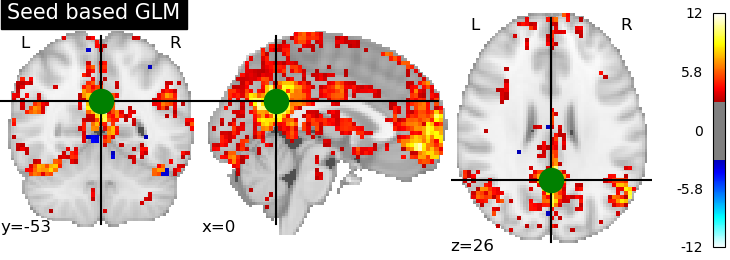
#> input picture examples/02_first_level_models/dmn_z_map.png, 730 x 260 px; its folder holds only this picture in this run
$ python -i edge_detect.py   (imports and definitions only)
#> lines starting #> are read from the running program, lines starting #| are printed output that depends on the picture
### nilearn/_utils/extmath.py
"""Extended math utilities."""

import numpy as np

from nilearn._utils import logger


def fast_abs_percentile(data: np.ndarray, percentile=80) -> np.ndarray:
    """Implement a fast version of the percentile of the absolute value.

    Parameters
    ----------
    data : ndarray, possibly masked array
        The input data.

    percentile : number between 0 and 100
        The percentile that we are asking for.

    Returns
    -------
    value : number
        The score at percentile.

    Notes
    -----
    This is a faster, and less accurate version of
    scipy.stats.scoreatpercentile(np.abs(data), percentile)
    """
    if hasattr(data, "mask"):
        # Catter for masked arrays
        data = np.asarray(data[np.logical_not(data.mask)])
    data = np.abs(data)
    data = data.ravel()
    index = int(data.size * 0.01 * percentile)
    # Partial sort: faster than sort
    data = np.partition(data, index)
    return data[index]


# [33 lines left out: function is_spd, not called in this run]

### nilearn/plotting/displays/edge_detect.py
"""Edge detection routines: this file provides a Canny filter."""

import numpy as np
from scipy import signal
from scipy.ndimage import (
    binary_dilation,
    distance_transform_cdt,
    maximum_filter,
    sobel,
)

from nilearn._utils.extmath import fast_abs_percentile

###############################################################################
# Edge detection


def _orientation_kernel(t):
    """Structure elements for calculating the value of neighbors in several \
    directions.
    """
    sin = np.sin
    pi = np.pi
    t = pi * t
    arr = np.array(
        [
            [sin(t), sin(t + 0.5 * pi), sin(t + pi)],
            [sin(t + 1.5 * pi), 0, sin(t + 1.5 * pi)],
            [sin(t + pi), sin(t + 0.5 * pi), sin(t)],
        ]
    )
    return np.round(0.5 * (1 + arr) ** 2).astype(bool)


def _edge_detect(image, high_threshold=0.75, low_threshold=0.4):
    """Edge detection for 2D images based on Canny filtering.

    Parameters
    ----------
    image : 2D array
        The image on which edge detection is applied.

    high_threshold : :obj:`float`, default=0.75
        The quantile defining the upper threshold of the hysteries.
        thresholding decrease this to keep more edges.

    low_threshold : :obj:`float`, default=0.4
        The quantile defining the lower threshold of the hysteries
        thresholding decrease this to extract wider edges.

    Returns
    -------
    grad_mag : 2D array of floats
        The magnitude of the gradient.

    edge_mask : 2D array of booleans
        A mask of where have edges been detected.

    Notes
    -----
    This function is based on a Canny filter, however it has been
    tailored to visualization purposes on brain images: don't use it
    in the general case.

    It computes the norm of the gradient, extracts the ridge by
    keeping only local maximum in each direction, and performs
    hysteresis filtering to keep only edges with high gradient
    magnitude.
    """
#> called with high_threshold = 0.75, low_threshold = 0.4
    # This code is loosely based on code by Stefan van der Waalt
    # Convert to floats to avoid overflows
    np_err = np.seterr(all="ignore")
    # Replace NaNs by 0s to avoid meaningless outputs
    image = np.nan_to_num(image)
    img = signal.wiener(image.astype(np.float64))
    np.seterr(**np_err)
    # Where the noise variance is 0, Wiener can create nans
    img[np.isnan(img)] = image[np.isnan(img)]
    img /= img.max()
    grad_x = sobel(img, mode="constant", axis=0)
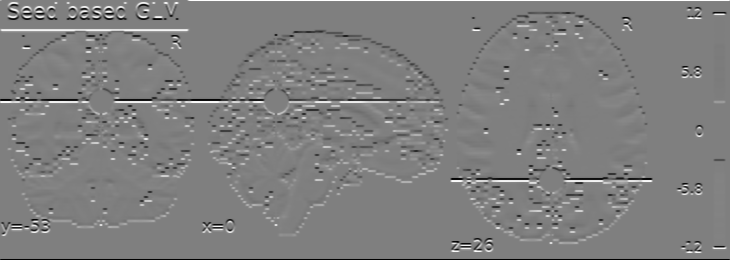
#> grad_x: shape (260, 730) float64; min -4, max 4, mean 0.00387; drawn with min black and max white
    grad_y = sobel(img, mode="constant", axis=1)
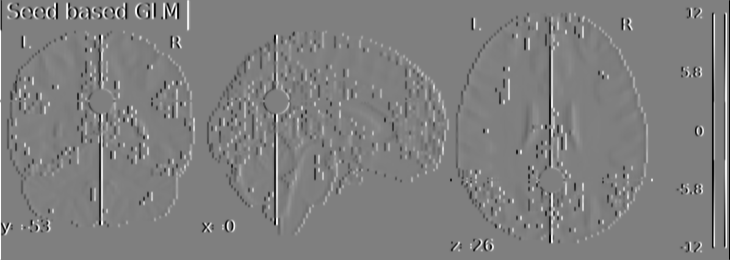
#> grad_y: shape (260, 730) float64; min -4, max 4, mean 0.000184; drawn with min black and max white
    grad_mag = np.hypot(grad_x, grad_y)
    grad_angle = np.arctan2(grad_y, grad_x)
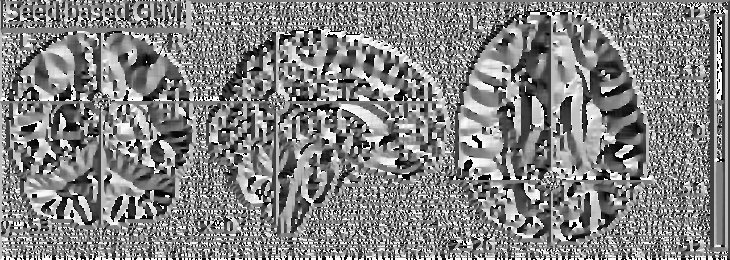
#> grad_angle: shape (260, 730) float64; min -3.14, max 3.14, mean 0.0979; drawn with min black and max white
    # Scale the angles in the range [0, 2]
    grad_angle = (grad_angle + np.pi) / np.pi
    # Non-maximal suppression: an edge pixel is only good if its magnitude is
    # greater than its neighbors normal to the edge direction.
    thinner = np.zeros(grad_mag.shape, dtype=bool)
    for angle in np.arange(0, 2, 0.25):
        thinner = thinner | (
            (
                grad_mag
                > 0.85
                * maximum_filter(
                    grad_mag, footprint=_orientation_kernel(angle)
                )
            )
            & (((grad_angle - angle) % 2) < 0.75)
        )
#> this loop made 8 passes
#> pass 1, in _edge_detect, `thinner = thinner | ( ( grad_mag > 0.85 * maximum_filter( grad_mag, fo..`:
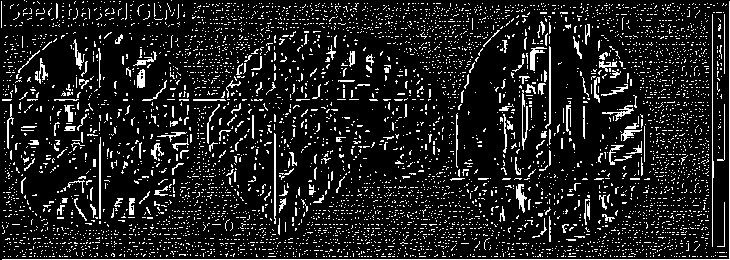
#> thinner: shape (260, 730) bool; 12.2% white in thin lines or dots
#> after the loop:
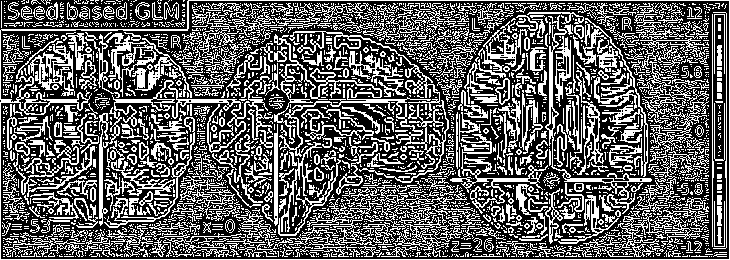
#> thinner: shape (260, 730) bool; 37.9% white in thin lines or dots
    # Remove the edges next to the side of the image: they are not reliable
    thinner[0] = 0
    thinner[-1] = 0
    thinner[:, 0] = 0
    thinner[:, -1] = 0
#> thinner: shape (260, 730) bool; 36.9% white in thin lines or dots

    thinned_grad = thinner * grad_mag
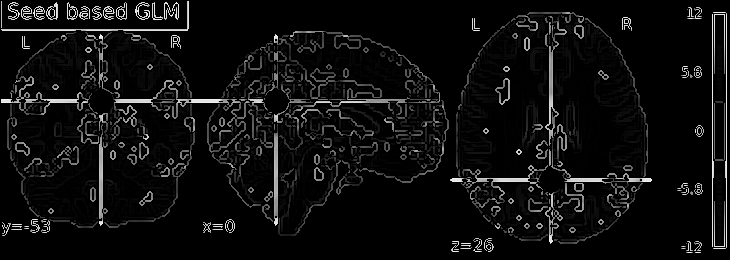
#> thinned_grad: shape (260, 730) float64; min 0, max 4.09, mean 0.237; drawn with min black and max white
    # Hysteresis thresholding: find seeds above a high threshold, then
    # expand out until we go below the low threshold
    grad_values = thinned_grad[thinner]
    high = thinned_grad > fast_abs_percentile(
        grad_values, 100 * high_threshold
    )
#> high: shape (260, 730) bool; 9.2% white in thin lines or dots
    low = thinned_grad > fast_abs_percentile(grad_values, 100 * low_threshold)
#> low: shape (260, 730) bool; 22.2% white in thin lines or dots
    edge_mask = binary_dilation(
        high, structure=np.ones((3, 3)), iterations=-1, mask=low
    )
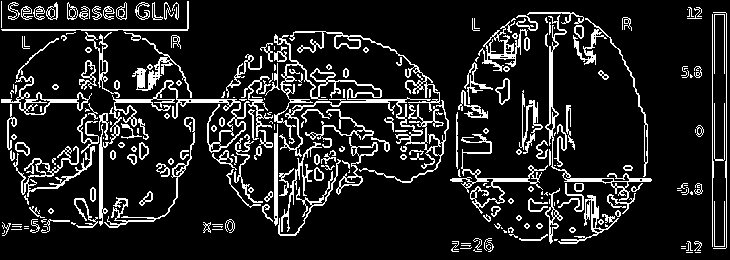
#> edge_mask: shape (260, 730) bool; 13.3% white in thin lines or dots
    return grad_mag, edge_mask


def edge_map(image):
    """Return a maps of edges suitable for visualization.

    Parameters
    ----------
    image : 2D array
        The image that the edges are extracted from.

    Returns
    -------
    edge_mask : 2D masked array
        A mask of the edge as a masked array with parts without
        edges masked and the large extents detected with lower
        coefficients.
    """
    edge_mask = _edge_detect(image)[-1]
    edge_mask = edge_mask.astype(float)
    edge_mask = -np.sqrt(distance_transform_cdt(edge_mask))
    edge_mask[edge_mask != 0] -= -0.05 + edge_mask.min()
    edge_mask = np.ma.masked_less(edge_mask, 0.01)
    return edge_mask

>>> import cv2
>>> picture = cv2.imread('../../../examples/02_first_level_models/dmn_z_map.png', cv2.IMREAD_GRAYSCALE)
>>> result = _edge_detect(picture)
